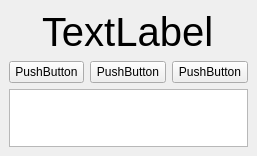
<?xml version="1.0" encoding="UTF-8"?>
<ui version="4.0">
 <class>MainWindow</class>
 <widget class="QMainWindow" name="MainWindow">
  <property name="geometry">
   <rect>
    <x>0</x>
    <y>0</y>
    <width>257</width>
    <height>156</height>
   </rect>
  </property>
  <property name="minimumSize">
   <size>
    <width>257</width>
    <height>156</height>
   </size>
  </property>
  <property name="maximumSize">
   <size>
    <width>257</width>
    <height>156</height>
   </size>
  </property>
  <property name="windowTitle">
   <string>Timer</string>
  </property>
  <property name="windowIcon">
   <iconset theme="QIcon::ThemeIcon::DocumentOpenRecent"/>
  </property>
  <widget class="QWidget" name="centralwidget">
   <layout class="QGridLayout" name="gridLayout">
    <item row="3" column="4">
     <widget class="QPushButton" name="clear">
      <property name="text">
       <string>PushButton</string>
      </property>
     </widget>
    </item>
    <item row="3" column="3">
     <widget class="QPushButton" name="lap">
      <property name="text">
       <string>PushButton</string>
      </property>
     </widget>
    </item>
    <item row="3" column="2">
     <widget class="QPushButton" name="startStop">
      <property name="text">
       <string>PushButton</string>
      </property>
     </widget>
    </item>
    <item row="4" column="2" colspan="3">
     <widget class="QTextBrowser" name="textBrowser"/>
    </item>
    <item row="2" column="2" colspan="3" alignment="Qt::AlignmentFlag::AlignHCenter|Qt::AlignmentFlag::AlignVCenter">
     <widget class="QLabel" name="time">
      <property name="font">
       <font>
        <pointsize>30</pointsize>
       </font>
      </property>
      <property name="text">
       <string>TextLabel</string>
      </property>
     </widget>
    </item>
   </layout>
  </widget>
 </widget>
 <resources/>
 <connections>
  <connection>
   <sender>clear</sender>
   <signal>clicked()</signal>
   <receiver>textBrowser</receiver>
   <slot>clear()</slot>
   <hints>
    <hint type="sourcelabel">
     <x>209</x>
     <y>77</y>
    </hint>
    <hint type="destinationlabel">
     <x>128</x>
     <y>121</y>
    </hint>
   </hints>
  </connection>
 </connections>
</ui>
